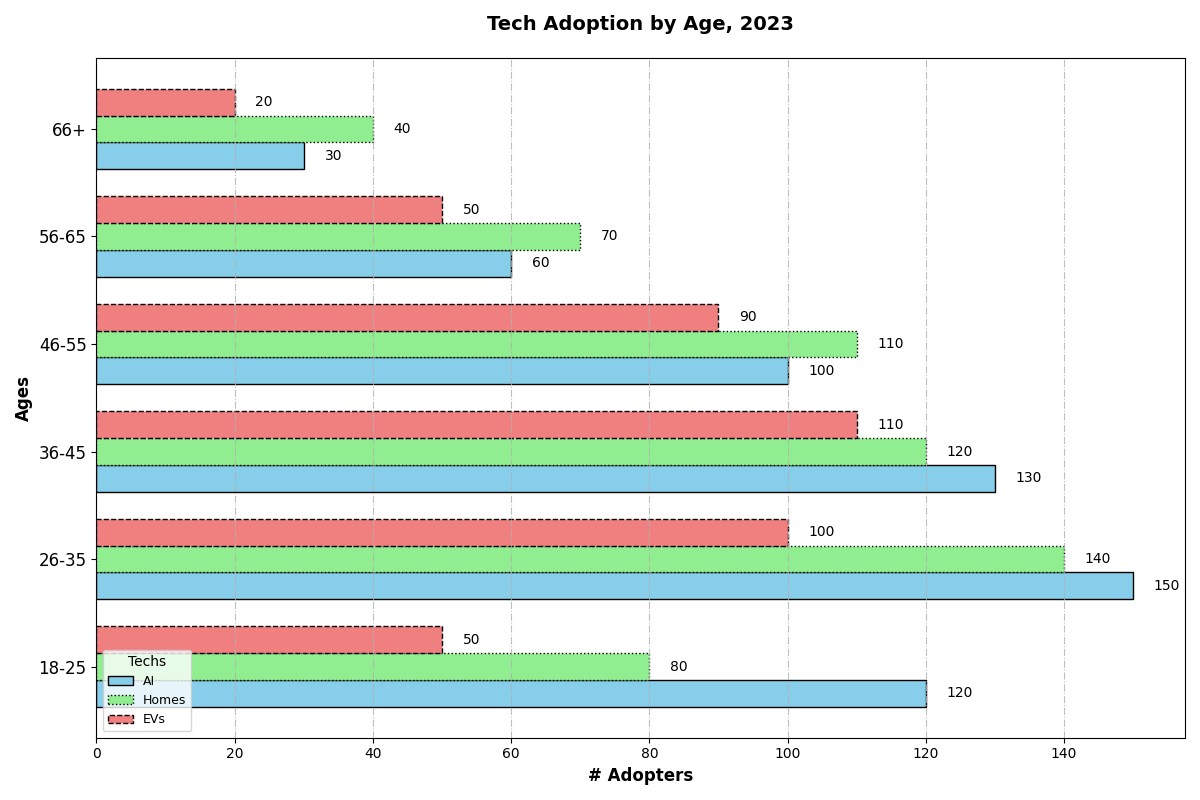

This figure's Python source:
import matplotlib.pyplot as plt
import numpy as np

age_groups = ['18-25', '26-35', '36-45', '46-55', '56-65', '66+']

ai_assistants = [120, 150, 130, 100, 60, 30]
smart_homes = [80, 140, 120, 110, 70, 40]
electric_vehicles = [50, 100, 110, 90, 50, 20]

fig, ax = plt.subplots(figsize=(12, 8))

height = 0.25

bar1 = np.arange(len(age_groups))
bar2 = [y + height for y in bar1]
bar3 = [y + height for y in bar2]

ax.barh(bar1, ai_assistants, height, label='AI', color='skyblue', linestyle='-', edgecolor='black')
ax.barh(bar2, smart_homes, height, label='Homes', color='lightgreen', linestyle=':', edgecolor='black')
ax.barh(bar3, electric_vehicles, height, label='EVs', color='lightcoral', linestyle='--', edgecolor='black')

ax.set_ylabel('Ages', fontsize=12, weight='bold')
ax.set_xlabel('# Adopters', fontsize=12, weight='bold')
ax.set_title('Tech Adoption by Age, 2023', fontsize=14, weight='bold', pad=20)

ax.set_yticks([r + height for r in range(len(age_groups))])
ax.set_yticklabels(age_groups, fontsize=12)

def add_value_labels(y_positions, values):
    for y_pos, value in zip(y_positions, values):
        ax.text(value + 3, y_pos, str(value), va='center', color='black', fontsize=10)

add_value_labels(bar1, ai_assistants)
add_value_labels(bar2, smart_homes)
add_value_labels(bar3, electric_vehicles)

ax.legend(title='Techs', loc='lower left', fontsize=9)

ax.xaxis.grid(True, linestyle='-.', alpha=0.8)

plt.tight_layout()
plt.show()
